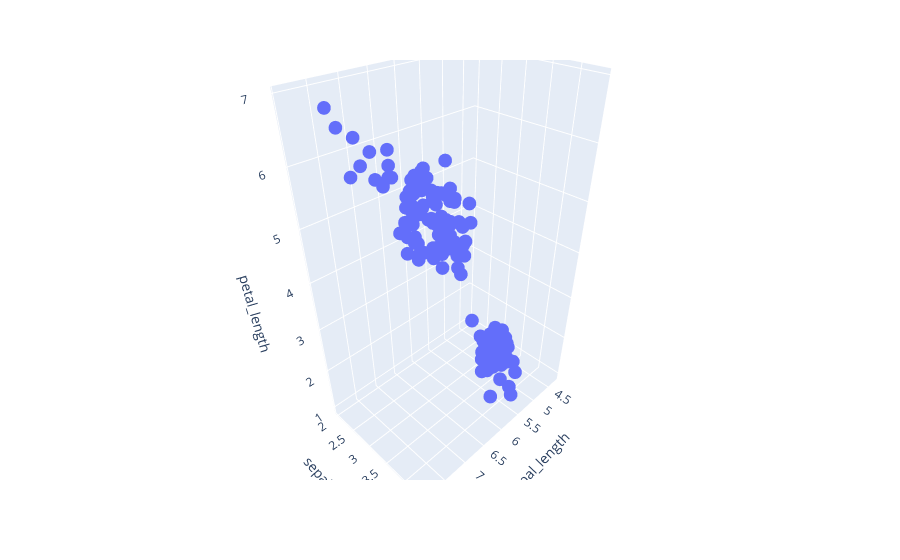

This figure's notebook cell:
### Code cell
fig = px.scatter_3d(
    iris_df,
    x='sepal_length', 
    y='sepal_width', 
    z='petal_length'
)
fig.show()

### Figure 1 — Plotly figure (JSON) as saved in the notebook; plotly's stock layout.template omitted (floating-point values rounded to 4 significant figures; data arrays with more than 128 entries replaced by an {"elided": "..."} marker saying what was removed)
{"data": [{"hovertemplate": "sepal_length=%{x}<br>sepal_width=%{y}<br>petal_length=%{z}<extra></extra>", "legendgroup": "", "marker": {"color": "#636efa", "symbol": "circle"}, "mode": "markers", "name": "", "scene": "scene", "showlegend": false, "type": "scatter3d", "x": {"elided": "150 float values"}, "y": {"elided": "150 float values"}, "z": {"elided": "150 float values"}}], "layout": {"legend": {"tracegroupgap": 0}, "margin": {"t": 60}, "scene": {"domain": {"x": [0, 1], "y": [0, 1]}, "xaxis": {"title": {"text": "sepal_length"}}, "yaxis": {"title": {"text": "sepal_width"}}, "zaxis": {"title": {"text": "petal_length"}}}}}
